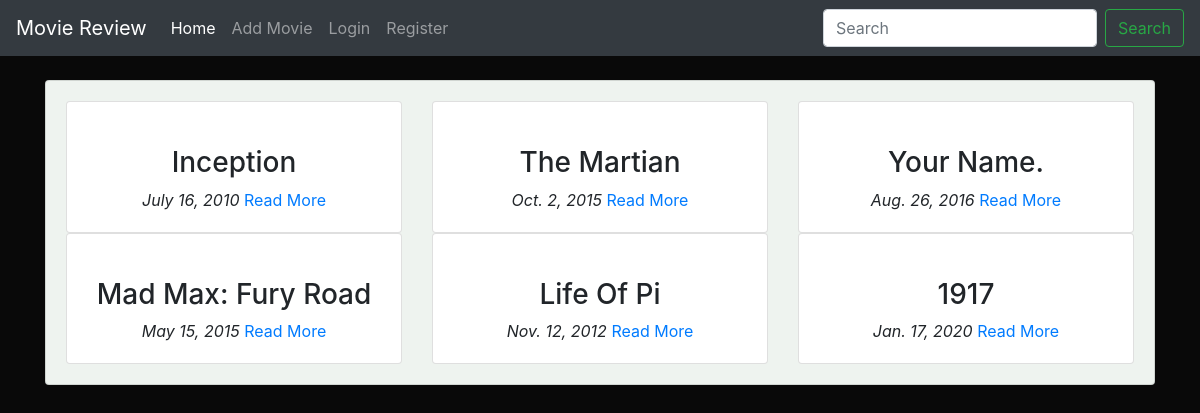
The page / on the database its author committed.
### main/models.py (models this page shows, shortened)
class Movie(models.Model):
    name = models.CharField(max_length=300)
    director = models.CharField(max_length=300)
    cast = models.CharField(max_length=300)
    description = models.TextField(max_length=5000)
    release_date = models.DateField()
    averagerating = models.FloatField(default=0)
    image = models.URLField(default=None, null=True)

### main/views.py (the view)
# urls.py: path('', views.home, name="home"),
def home(request):
    query = request.GET.get("title")
    allMovies = None
    if query:
        allMovies = Movie.objects.filter(name__icontains=query)
    else:
        allMovies = Movie.objects.all()
        print('allMovies')
    context = {
        "movies":allMovies,
    }
    return render(request, 'main/index.html', context)

### main/templates/main/index.html (shortened to what this page needs)
{% extends 'main/base.html' %}
{% block content %}
<div class="container">
    <br>
    <div class="card" id="backdrop">
        <div class="card-body">
            <div class="row">
                {% for movie in movies %}
                <div class="col-md-4">
                    <div class="card">
                        <div class="card-body">
                        <div class="text-center">
                        <h3 class="text-center">{{ movie.name }}</h3>
                        <i class="text-center">{{ movie.release_date }}</i>
                        <a href="{% url 'main:detail' movie.id %}">Read More</a>
                    </div>
                    </div>
                    </div>
                </div>
                {% endfor %}
            </div>
        </div>
    </div>
</div>
{% endblock %}

### main/templates/main/base.html (shortened to what this page needs)
<!doctype html>
<html lang="en">
  <head>
    <link rel="stylesheet" href="https://maxcdn.bootstrapcdn.com/bootstrap/4.0.0/css/bootstrap.min.css">
    {% load static %}
    <link rel="stylesheet" href="{% static 'css/main.css' %}">
  </head>
  <body>
    <nav class="navbar navbar-expand-lg navbar-dark bg-dark text-white">
        <a class="navbar-brand" href="{% url 'main:home' %}">Movie Review</a>
        <div class="collapse navbar-collapse" id="navbarSupportedContent">
          <ul class="navbar-nav mr-auto">
            <li class="nav-item active">
              <a class="nav-link" href="{% url 'main:home' %}">Home <span class="sr-only">(current)</span></a>
            </li>
            <li class="nav-item">
              <a class="nav-link" href="{% url 'main:add_movies' %}">Add Movie</a>
            </li>
            {% if user.is_authenticated %}
            <li class="nav-item dropdown">
              <a class="nav-link dropdown-toggle" href="#" id="navbarDropdown" role="button" data-toggle="dropdown" aria-haspopup="true" aria-expanded="false">
                {{ user.username }}
              </a>
              <div class="dropdown-menu" aria-labelledby="navbarDropdown">
                <a class="dropdown-item" href="#">My Profile</a>
                <div class="dropdown-divider"></div>
                <a class="dropdown-item" href="{% url 'accounts:logout' %}">Logout</a>
              </div>
            </li>
            {% else %}
            <li class="nav-item">
              <a class="nav-link" href="{% url 'accounts:login' %}">Login</a>
            </li>
            <li class="nav-item">
              <a class="nav-link" href="{%  url 'accounts:register' %}">Register</a>
            </li>
            {% endif %}
          </ul>
          <form class="form-inline my-2 my-lg-0" method="GET" action="{% url 'main:home' %}">
            <input class="form-control mr-sm-2" type="search" placeholder="Search" aria-label="Search" name="title">
            <button class="btn btn-outline-success my-2 my-sm-0" type="submit">Search</button>
          </form>
        </div>
      </nav>
    {% block content %}
    {% endblock %}
  </body>
</html>

### main/static/css/main.css (style rules this page uses)
body { background-color: #090909; }
#backdrop { background-color: #eef3ef; }

### rows shown on the page
Movie: name "Inception", release_date "July 16, 2010"
Movie: name "The Martian", release_date "Oct. 2, 2015"
Movie: name "Your Name.", release_date "Aug. 26, 2016"
Movie: name "Mad Max: Fury Road", release_date "May 15, 2015"
Movie: name "Life Of Pi", release_date "Nov. 12, 2012"
Movie: name "1917", release_date "Jan. 17, 2020"
